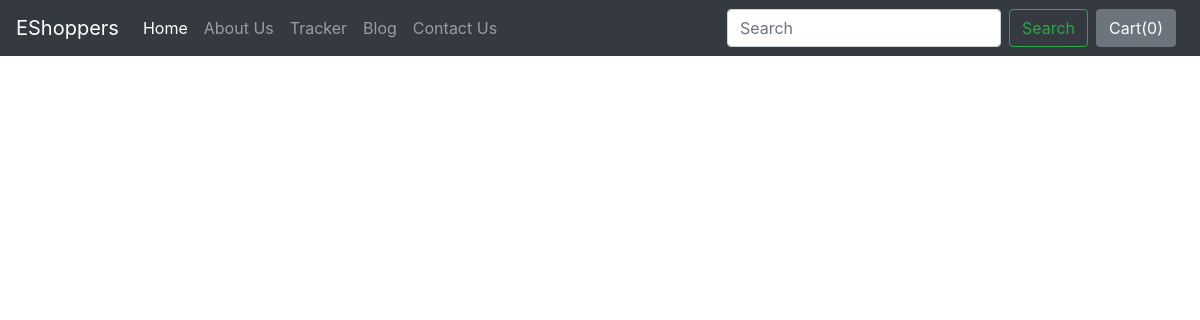
Page /blog/ on the earlier database version.
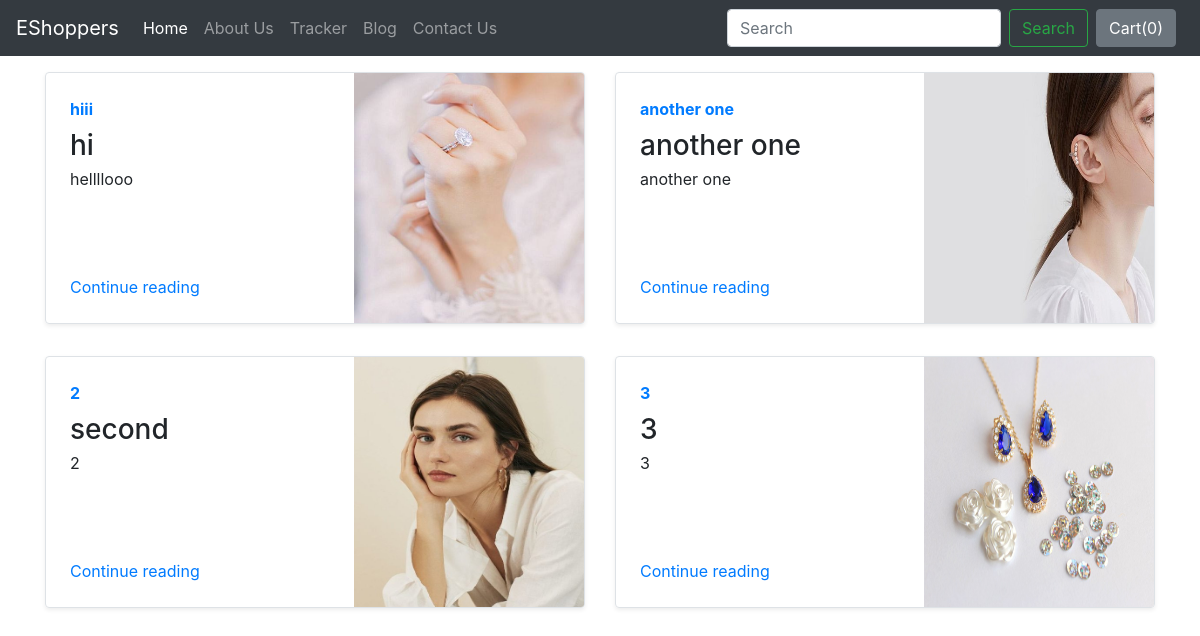
Same page on the later database version.
### blog/models.py (models this page shows)
class Blogpost(models.Model):
    post_id = models.AutoField(primary_key= True)
    tilte = models.CharField(max_length=50)
    head0 = models.CharField(max_length=500, default="")
    chead0 = models.CharField(max_length=5000, default="")
    head1 = models.CharField(max_length=500, default="")
    chead1 = models.CharField(max_length=5000, default="")
    head2 = models.CharField(max_length=500, default="")
    chead2 = models.CharField(max_length=5000, default="")
    pub_date = models.DateField()
    thumbnail = models.ImageField(upload_to='shop/images', default="")
    def __str__(self):
        return self.tilte

### blog/views.py (the view)
# urls.py: path('', views.index, name = 'blogHome'),
def index(request):
    myposts= Blogpost.objects.all()
    print(myposts)
    return render(request, 'blog/index.html', {'myposts': myposts})

### blog/templates/blog/index.html (shortened to what this page needs)
{%extends 'blog/basic.html'%}
{%block body%}
<div class="container mt-3">
    <div class="row my-2">
        {% for item in myposts %}
        <div class="col-md-6">
            <div class="row no-gutters border rounded overflow-hidden flex-md-row mb-4 shadow-sm h-md-250 position-relative">
                <div class="col p-4 d-flex flex-column position-static">
                    <strong class="d-inline-block mb-2 text-primary">
                        {{item.head0}}
                    </strong>
                    <h3 class="mb-0">{{item.tilte}}</h3>
                    <p class="card-text mb-auto">{{item.head1}}</p>
                    <a href="blogpost/{{item.post_id}}" class="stretched-link">Continue reading</a>
                </div>
                <div class="col-auto d-none d-lg-block">
                    <img src="/media/{{item.thumbnail}}" class="bd-placeholder-img" width="230" height="250" aria-label="Placeholder: Thumbnail">
                </div>
            </div>
        </div>
        {% if forloop.counter|divisibleby:2%}
    </div>
    <div class="row my-2">
        {%endif%}
        {%endfor%}
    </div>
</div>
{%endblock%}

Differences in the rows shown:
added Blogpost: head0 "hiii", tilte "hi", head1 "hellllooo", thumbnail (picture)
added Blogpost: head0 "another one", tilte "another one", head1 "another one", thumbnail (picture)
added Blogpost: head0 "2", tilte "second", head1 "2", thumbnail (picture)
added Blogpost: head0 "3", tilte "3", head1 "3", thumbnail (picture)
